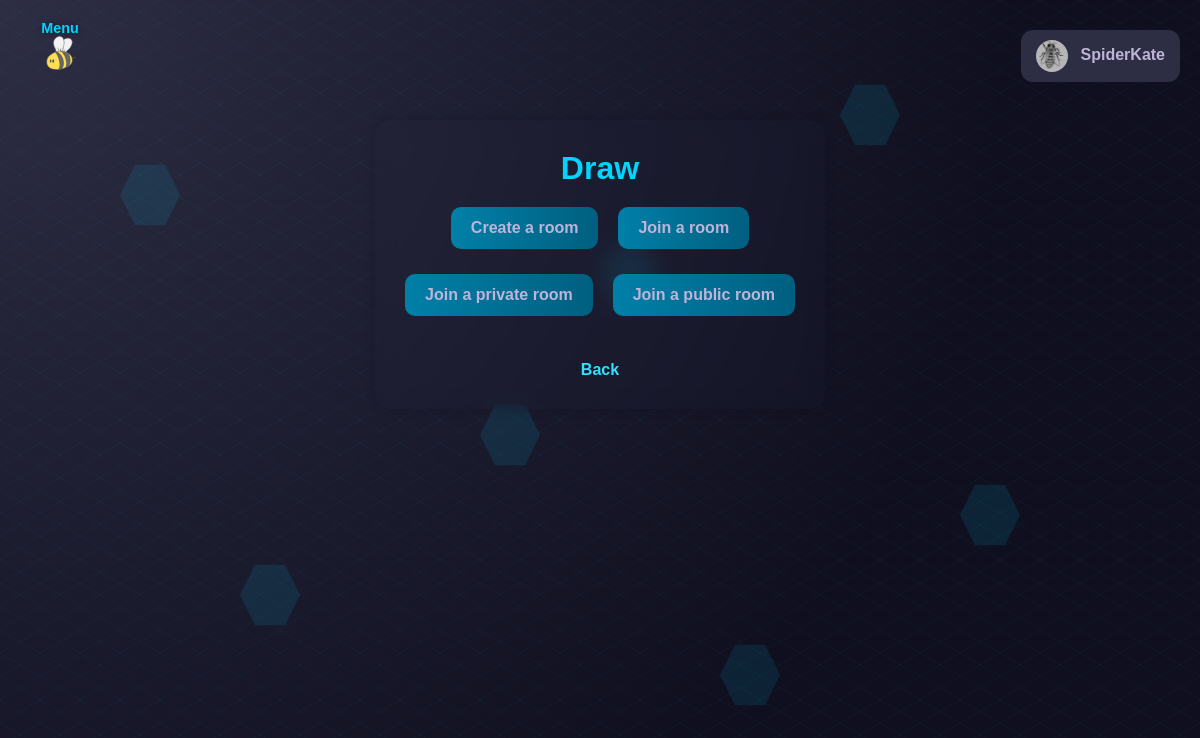
The page /join (signed in) on the database its author committed.
### tables this page shows
CREATE TABLE users (
    id INTEGER PRIMARY KEY AUTOINCREMENT,
    name TEXT,
    surname TEXT,
    username TEXT NOT NULL,
    email TEXT NOT NULL,
    password TEXT NOT NULL,
    dob TEXT NOT NULL,
    bio TEXT,
    avatar_path TEXT,
    social_links TEXT,
    last_login_at TEXT,
    bee_points INTEGER DEFAULT 5000,
    deleted INTEGER DEFAULT 0,
    deleted_at TEXT,
    recovery_username TEXT
);

### app.py (the view)
@app.route('/join', methods=['GET'])
@login_required
def join():
    return render_template('drawJoin.html')

### app.py (called while the page is built)
def login_required(f):
    @wraps(f)
    def decorated(*args, **kwargs):
        if 'username' not in session:
            flash_translated("flash.login_first", "error")
            return redirect(url_for("login"))
        return f(*args, **kwargs)
    return decorated

@app.before_request
def load_logged_in_user():
    g.avatar_path = None
    g.user_theme = 'bee'
    g.user_language = session.get("user_language", "en")
    g.trans = translations
    username = session.get('username')
    if username:
        conn = sqlite3.connect('beevy.db')
        cursor = conn.cursor()
        cursor.execute("SELECT avatar_path FROM users WHERE username=?", (username,))
        row = cursor.fetchone()
        if row and row[0]:
            g.avatar_path = row[0]
        cursor.execute("SELECT theme FROM preferences WHERE user_id = (SELECT id FROM users WHERE username=?)", (username,))
        pref_row = cursor.fetchone()
        if pref_row and pref_row[0]:
            g.user_theme = pref_row[0]
        conn.close()

@app.context_processor
def inject_t():
    def t(key, **kwargs):
        text = translations.get(key, g.user_language, default=key)
        if kwargs:
            text = text.format(**kwargs)
        return text
    return dict(t=t)

### translations.py (called while the page is built)
    def get(self, key, language='en', default=''):
        if language not in self.strings:
            language = 'en'  # Fallback to English
        keys = key.split('.')
        value = self.strings.get(language, {})
        for k in keys:
            if isinstance(value, dict):
                value = value.get(k)
            else:
                return default
        return value if value else default

### templates/drawJoin.html (shortened to what this page needs)
{% extends "drawOption.html" %}
{% block option_page %}
<div class="draw-links">
    <a href="/join/private" class="draw-btn">{{ t('draw.private_room') }}</a>
    <a href="/join/public" class="draw-btn">{{ t('draw.public_room') }}</a>
</div>
{% endblock %}

### templates/base.html (shortened to what this page needs)
<!DOCTYPE html>
<html lang="en">
<head>
    <link rel="stylesheet" href="/static/css/base.css">
    {% if g.user_theme and g.user_theme != 'bee' %}
        <link rel="stylesheet" href="/static/css/theme-{{ g.user_theme }}.css">
    {% endif %}
    {% block extra_css %}{% endblock %}
</head>
<div class="hex-bg-container">
        <div class="hex-bg" style="--x:10%; --y:20%; --delay:0s;"></div>
        <div class="hex-bg" style="--x:50%; --y:30%; --delay:1s;"></div>
        <div class="hex-bg" style="--x:80%; --y:60%; --delay:2s;"></div>
        <div class="hex-bg" style="--x:20%; --y:70%; --delay:3s;"></div>
        <div class="hex-bg" style="--x:70%; --y:10%; --delay:4s;"></div>
        <div class="hex-bg" style="--x:40%; --y:50%; --delay:5s;"></div>
        <div class="hex-bg" style="--x:60%; --y:80%; --delay:6s;"></div>
    </div>
<body class="{{ page }}">
<img src="/static/images/beee.svg" id="bee-toggle" class="bee-toggle" onclick="toggleSidebar()" alt="bee toggle" title="Menu">
<div class="menu-label">Menu</div>
    {% if session.username %}
<div class="user-menu">
    <div class="user-menu-button" onclick="toggleMenu()">
        {% if g.avatar_path %}
            <div style="position: relative; display: inline-block;">
                <img src="{{ url_for('static', filename=g.avatar_path) }}" class="user-avatar">
                <div style="position: absolute; top:0; left:0; width:100%; height:100%;"></div>
            </div>
        {% else %}
            <div style="position: relative; display: inline-block;">
                <img src="{{ url_for('static', filename='images/default_avatar.png') }}" class="user-avatar">
                <div style="position: absolute; top:0; left:0; width:100%; height:100%;"></div>
            </div>
        {% endif %}
        {{ session.get('username') }}
    </div>
</div>
{% endif %}
<div class="app">
    <main class="content">
        {% block content %}{% endblock %}
    </main>
</div>
</body>
</html>

### static/css/theme-dark.css (style rules this page uses)
:root { --primary-bg: #1a1a2e; --primary-bg-light: #2d2d44; --primary-bg-dark: #0f0f1f; --primary-text: #beb4d8; --text-main: #beb4d8; --text-muted: rgb(190 180 216 / 60%); --accent-color: #00d4ff; --accent-light: #33e0ff; --accent: #00d4ff; --glass-bg: rgb(45 45 68 / 12%); --glass-bg-light: rgb(45 45 68 / 18%); --glass-border: rgb(0 212 255 / 20%); --glass-border-light: rgb(0 212 255 / 30%); --glass-blur: blur(6px); --tool-filter: invert(70%) sepia(100%) saturate(3480%) hue-rotate(245deg) brightness(43%) contrast(50%); --bucket-filter: invert(70%) sepia(100%) saturate(3480%) hue-rotate(235deg) brightness(43%) contrast(50%); --tool-filter-hover: invert(70%) sepia(100%) saturate(7480%) hue-rotate(205deg) brightness(183%) contrast(130%); --bucket-filter-hover: invert(32%) sepia(90%) saturate(2000%) hue-rotate(165deg) brightness(90%) contrast(600%); --span-muted-filter: var(--accent-color); --shadow-accent: 0 0 10px rgb(0 212 255 / 40%); --btn-bg: linear-gradient(90deg, #0080a8, #005f80); --btn-bg-hover: linear-gradient(90deg, #00a0cc, #007aa3); --btn-shadow-hover: 0 0 10px rgb(0 212 255 / 40%); --sidebar-bg: rgb(15 15 31 / 40%); --sidebar-border: rgb(0 212 255 / 15%); --input-bg: rgb(45 45 68 / 20%); --input-bg-focus: rgb(45 45 68 / 30%); --input-border: rgb(0 212 255 / 30%); --input-border-focus: #00d4ff; --input-shadow-focus: 0 0 10px rgb(0 212 255 / 40%); --msg-info-bg: rgb(147 197 253 / 12%); --msg-info-text: #8ccaff; --msg-info-outline: rgb(147 197 253 / 40%); --msg-success-bg: rgb(111 207 151 / 12%); --msg-success-text: #7cd9a3; --msg-success-outline: rgb(111 207 151 / 40%); --msg-error-bg: rgb(248 113 113 / 12%); --msg-error-text: #ff8a8a; --msg-error-outline: rgb(248 113 113 / 40%); --hex-bg: rgb(0 212 255 / 10%); --radius: 18px; --radius-md: 15px; --radius-sm: 12px; --radius-xs: 10px; --transition: 0.3s; }

### static/css/option.css (style rules this page uses)
.draw-links { display: flex; justify-content: center; gap: 20px; margin-bottom: 25px; }
.draw-btn { background: var(--btn-bg); padding: 12px 20px; border-radius: var(--radius-xs); color: var(--text-main); font-weight: bold; transition: var(--transition); }

### rows shown on the page
users: avatar_path (picture), get "SpiderKate"

### other values the page prints
{{ t('draw.title') }} "Draw"
{{ t('draw.create_room') }} "Create a room"
{{ t('draw.join_room') }} "Join a room"
{{ t('draw.private_room') }} "Join a private room"
{{ t('draw.public_room') }} "Join a public room"
{{ t('buttons.back') }} "Back"
